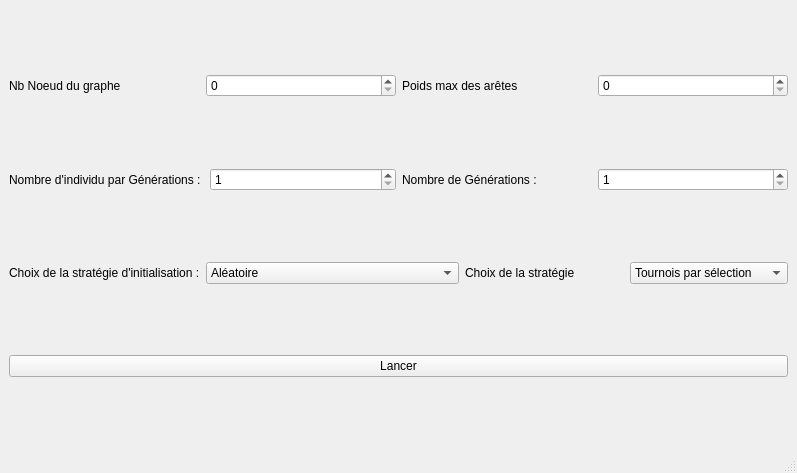
<?xml version="1.0" encoding="UTF-8"?>
<ui version="4.0">
 <class>MainWindow</class>
 <widget class="QMainWindow" name="MainWindow">
  <property name="geometry">
   <rect>
    <x>0</x>
    <y>0</y>
    <width>797</width>
    <height>473</height>
   </rect>
  </property>
  <property name="windowTitle">
   <string>Algorithmes Génétiques - TSP</string>
  </property>
  <widget class="QWidget" name="centralwidget">
   <layout class="QVBoxLayout" name="verticalLayout">
    <item>
     <layout class="QHBoxLayout" name="horizontalLayout_9">
      <item>
       <layout class="QHBoxLayout" name="horizontalLayout_7">
        <item>
         <widget class="QLabel" name="label_2">
          <property name="text">
           <string>Nb Noeud du graphe</string>
          </property>
         </widget>
        </item>
        <item>
         <widget class="QSpinBox" name="spinBox_2"/>
        </item>
       </layout>
      </item>
      <item>
       <layout class="QHBoxLayout" name="horizontalLayout_8">
        <item>
         <widget class="QLabel" name="label_3">
          <property name="text">
           <string>Poids max des arêtes</string>
          </property>
         </widget>
        </item>
        <item>
         <widget class="QSpinBox" name="spinBox_3"/>
        </item>
       </layout>
      </item>
     </layout>
    </item>
    <item>
     <layout class="QHBoxLayout" name="horizontalLayout_3">
      <item>
       <layout class="QHBoxLayout" name="horizontalLayout_2">
        <item>
         <widget class="QLabel" name="nombreDeGNRationLabel">
          <property name="text">
           <string>Nombre d'individu par Générations : </string>
          </property>
         </widget>
        </item>
        <item>
         <widget class="QSpinBox" name="nombreDeGNRationSpinBox">
          <property name="minimum">
           <number>1</number>
          </property>
          <property name="maximum">
           <number>1000</number>
          </property>
         </widget>
        </item>
       </layout>
      </item>
      <item>
       <layout class="QHBoxLayout" name="horizontalLayout">
        <item>
         <widget class="QLabel" name="label">
          <property name="text">
           <string>Nombre de Générations : </string>
          </property>
         </widget>
        </item>
        <item>
         <widget class="QSpinBox" name="spinBox">
          <property name="minimum">
           <number>1</number>
          </property>
          <property name="maximum">
           <number>1000</number>
          </property>
         </widget>
        </item>
       </layout>
      </item>
     </layout>
    </item>
    <item>
     <layout class="QHBoxLayout" name="horizontalLayout_6">
      <item>
       <layout class="QHBoxLayout" name="horizontalLayout_5">
        <item>
         <widget class="QLabel" name="choixDeLaStratGieDeGNRationDeDPartLabel">
          <property name="text">
           <string>Choix de la stratégie d'initialisation :</string>
          </property>
         </widget>
        </item>
        <item>
         <widget class="QComboBox" name="choixDeLaStratGieDeGNRationDeDPartComboBox">
          <item>
           <property name="text">
            <string>Aléatoire</string>
           </property>
          </item>
          <item>
           <property name="text">
            <string>Algorithme Glouton du plus proche voisin</string>
           </property>
          </item>
         </widget>
        </item>
       </layout>
      </item>
      <item>
       <layout class="QHBoxLayout" name="horizontalLayout_4">
        <item>
         <widget class="QLabel" name="choixDeLaStratGieLabel">
          <property name="text">
           <string>Choix de la stratégie</string>
          </property>
         </widget>
        </item>
        <item>
         <widget class="QComboBox" name="choixDeLaStratGieComboBox">
          <item>
           <property name="text">
            <string>Tournois par sélection</string>
           </property>
          </item>
          <item>
           <property name="text">
            <string>Tournois par rang</string>
           </property>
          </item>
         </widget>
        </item>
       </layout>
      </item>
     </layout>
    </item>
    <item>
     <widget class="QPushButton" name="pushButton">
      <property name="text">
       <string>Lancer</string>
      </property>
     </widget>
    </item>
   </layout>
  </widget>
  <widget class="QMenuBar" name="menubar">
   <property name="geometry">
    <rect>
     <x>0</x>
     <y>0</y>
     <width>797</width>
     <height>33</height>
    </rect>
   </property>
  </widget>
  <widget class="QStatusBar" name="statusbar"/>
 </widget>
 <resources/>
 <connections/>
</ui>
